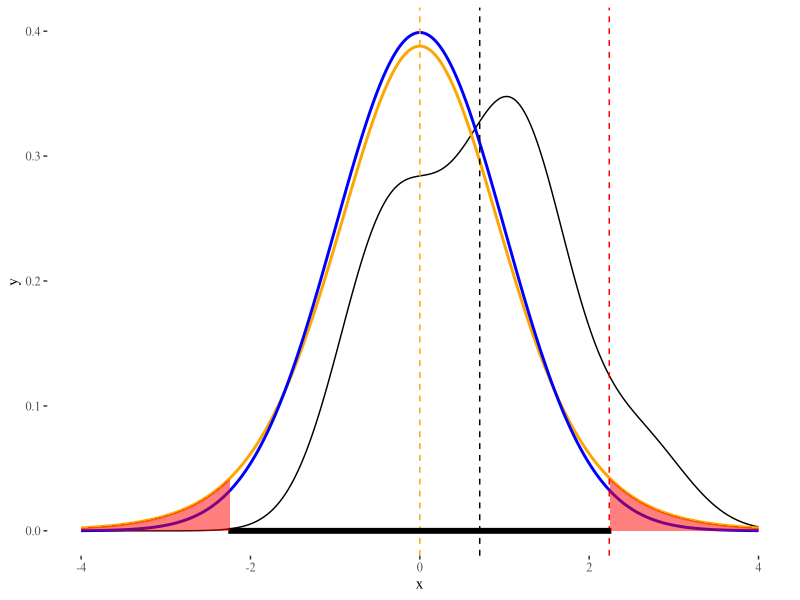
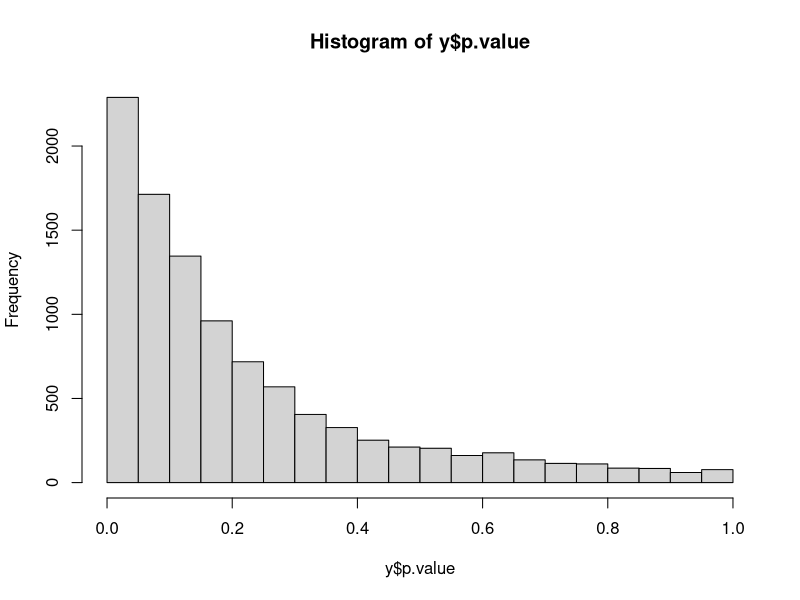
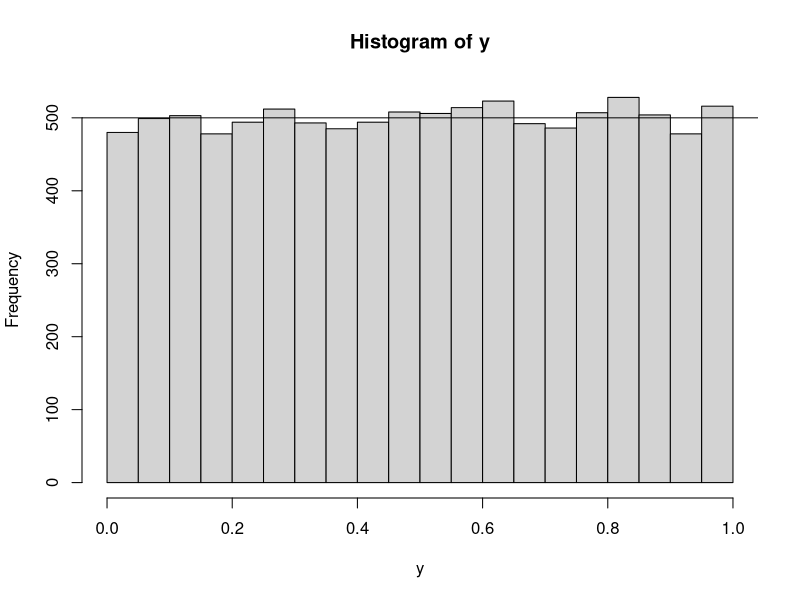

R code for these plots, in order:
# http://mustafaakca.com/t-testi/
# https://acikders.ankara.edu.tr/pluginfile.php/13904/mod_resource/content/0/5.%20Tek%20Örneklem%20t-Testi.pdf
# https://stat.ethz.ch/pipermail/r-help/2008-August/170453.html
# https://datascienceplus.com/t-tests/
# https://stats.stackexchange.com/questions/141593/calculate-t-statistic-step-by-step-in-r
# https://statistics.berkeley.edu/computing/r-t-tests
# https://www.statisticssolutions.com/manova-analysis-one-sample-t-test/
library(ggplot2)
library(ggthemes)

# bonferroni test for multiple samples

ttest <- function(x, mu = 0, conf.level = 0.95) {
  x <- na.omit(x)
  m <- mean(x)
  df <- length(x) - 1
  alfa <- (1 - conf.level)/2
  se <- sd(x)/sqrt(length(x))
  t <- (m - mu)/se
  ts <- qt(c(alfa, 1 - alfa), df)
  ci <- m + ts * se
  # (ts < t)
  ret <- list(statistic = t, parameter = df, p.value = 2 * pt(-abs(t), df), conf.int = ci,
              estimate = m, null.value = mu, alternative = "two.sided",
              method = "One Sample t-test", data.name = "x")
  names(ret$statistic) <- "t"
  names(ret$parameter) <- "df"
  attr(ret$conf.int, "conf.level") <- conf.level
  names(ret$estimate) <- "mean of x"
  names(ret$null.value) <- "mean"
  class(ret) <- "htest"
  return(ret)
}

conf.level = 0.95 # confidence level
alpha <- (1 - conf.level)/2
mu <- 7.9
# null hypo: mean is equal to mu [mu - mean(x) == 0] p-value < alpha
# alternative hypo: mean is different than mu [mu - mean(x) != 0] p-value >= alpha
n <- 10 # number of observations
df <- n - 1 # degrees of freedom
set.seed(1)
x <- rnorm(n, 10, 5) # we don't know mu and sd indeed.

(se <- sd(x)/sqrt(length(x))) # Standard Error
t <- (mean(x) - mu)/se
ts <- qt(c(alpha, 1 - alpha), df)
(ci <- mean(x) + ts * se) # confidence interval

if (t > ts[1] && t < ts[2]) {
  cat("H0: Mean is equal to mu. (Fail to reject Ho)")
} else {
  cat("H1: Mean is different than mu. (Reject Ho - do not ACCEPT H1)")
}

y <- (x - mu)/sd(x)
d <- density(y, from = -4, to = 4)[1:2]

dat <- data.frame(x = d$x, y = d$y)
dat$yt <- sapply(dat$x, function(i) dt(i, df)) # student-t distribution
dat$yn <- sapply(dat$x, function(i) dnorm(i, 0, 1)) # normal distribution

rx <- range(dat$x)
ggplot(data = dat, mapping = aes(x, y)) +
  geom_line() +
  geom_line(aes(y = yt), col = "orange",size = 1) +
  geom_line(aes(y = yn), col = "blue",size = 1) +
  geom_vline(xintercept = c(0, mean(y)), linetype = "dashed", col = c("orange", "black")) +
  geom_vline(xintercept = t, linetype = "dashed", col = "red") +
  geom_line(aes(y = 0, x = ts), as.data.frame(ts), size = 2) +
  geom_ribbon(data = subset(dat, x >= rx[1] & x <= -abs(t)), aes(ymax = yt),
              ymin = 0, fill = "red", colour = NA, alpha = 0.5) +
  geom_ribbon(data = subset(dat, x >= abs(t) & x <= rx[2]), aes(ymax = yt),
              ymin = 0, fill = "red", colour = NA, alpha = 0.5) +
  theme_tufte()

# p-value (p): Probability of obtaining a result equal to or more extreme
# than was observed in the data.
(p_val <- 2 * pt(-abs(t), df)) # p-value by student-t dist.
(p_val2 <- 2 * pnorm(-abs(t))) # p-value by normal distrbiution

# if p-value smaller than significance (alpha = 0.05), reject the null hypo.
# if p-value greater than significance, accept the null hypo.
if (p_val > alpha * 2) {
  cat("H0: Mean is equal to mu. (Fail to reject Ho)")
} else {
  cat("H1: Mean is different than mu. (Reject Ho - do not ACCEPT H1)")
}

power.t.test(500, 1, 5, type = "one.sample")

# -------------

# For instance,
# NULL- Hypo (Ho) is "my sample is from a population that mean is 35. p-value > 0.05
# Alternative hypo (H1) is true mean is not equal to 35. p-value < 0.05
n <- 5
shape <- 10; rate = 0.25
mu <- 30; conf.level <- 0.95
set.seed(1)
s <- rgamma(n, shape, rate)
(t <- t.test(s, alternative = "t", mu = mu))

run <- 10000
y <- as.data.frame(cbind(run = 1:run, t(sapply(1:run, function(x) {
  t <- t.test(rgamma(n, shape, rate), alternative = "t",
              mu = mu, conf.level = conf.level)
  c(mean = as.numeric(t$estimate), p.value = t$p.value,
    ci1 = t$conf.int[1], ci2 = t$conf.int[2])
}))))
hist(y$p.value, breaks = seq(0, 1, 0.05))
cat("p-values lower than 0.05: %", sum(y$p.value <= 0.05)*100/run, "\n",
    "p-values greater than 0.05: %", sum(y$p.value > 0.05)*100/run, "\n")

# In t-test, the null hypothesis is that the mean of the two samples is equal.
# This means that the alternative hypothesis for the test is that the
# difference of the mean is not equal to zero.

# The t-test will also produce the p-value, which is the probability of wrongly
# rejecting the null hypothesis. Based on the result, you can say: at 95%
# confidence level, there is no significant difference (p-value = 0.0794) of
# the two means. Here you should accept the null hypothesis that the two means
# are equal because the p-value is larger than 0.05. The maximum difference of
# the mean can be as low as -3.37 and as high as 0.21.

n <- 3000; mu <- 10; s <- 5
x <- 1:10000
y <- sapply(x, function(x) {
  s1 <- rnorm(n, mu, s)
  s2 <- rnorm(n, mu, s)
  t.test(s1, s2, "t", paired = FALSE, var.equal = TRUE)$p.value
})
hist(y, breaks = seq(0, 1, 0.05))
abline(h = 0.05 * max(x))
cat("Percent of false-positive: %", sum(y <= 0.05)*100/max(x), "\n")
